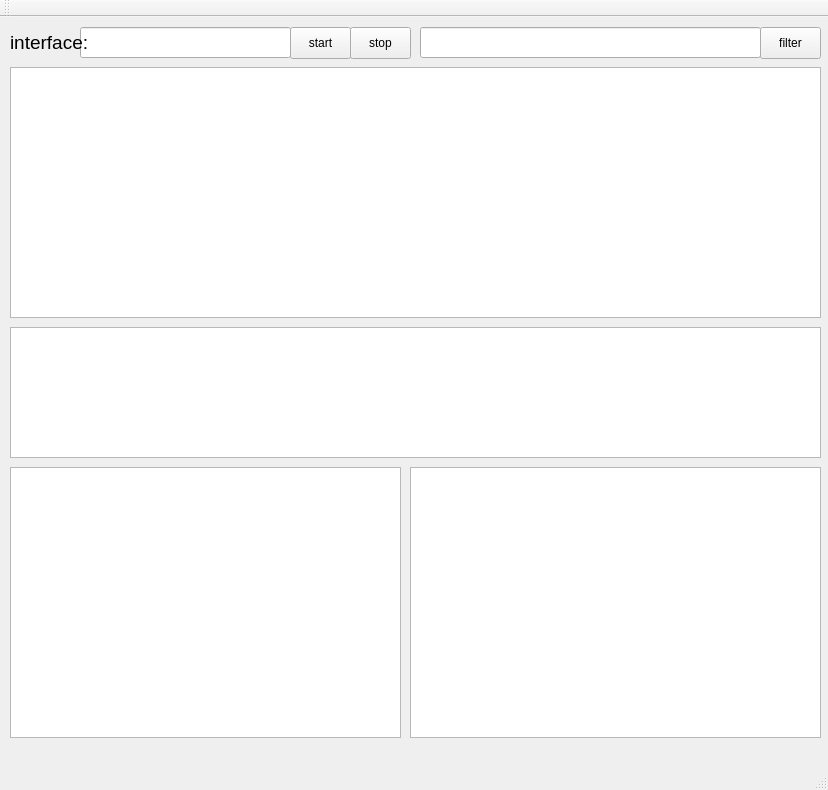
<?xml version="1.0" encoding="UTF-8"?>
<ui version="4.0">
 <class>MainWindow</class>
 <widget class="QMainWindow" name="MainWindow">
  <property name="geometry">
   <rect>
    <x>0</x>
    <y>0</y>
    <width>828</width>
    <height>790</height>
   </rect>
  </property>
  <property name="windowTitle">
   <string>MainWindow</string>
  </property>
  <widget class="QWidget" name="centralWidget">
   <widget class="QLineEdit" name="filter_edit">
    <property name="geometry">
     <rect>
      <x>420</x>
      <y>10</y>
      <width>341</width>
      <height>31</height>
     </rect>
    </property>
    <property name="text">
     <string/>
    </property>
   </widget>
   <widget class="QPushButton" name="filter">
    <property name="geometry">
     <rect>
      <x>760</x>
      <y>10</y>
      <width>61</width>
      <height>32</height>
     </rect>
    </property>
    <property name="text">
     <string>filter</string>
    </property>
   </widget>
   <widget class="QTableWidget" name="packet_table">
    <property name="geometry">
     <rect>
      <x>10</x>
      <y>50</y>
      <width>811</width>
      <height>251</height>
     </rect>
    </property>
   </widget>
   <widget class="QTextBrowser" name="raw_table">
    <property name="geometry">
     <rect>
      <x>10</x>
      <y>450</y>
      <width>391</width>
      <height>271</height>
     </rect>
    </property>
   </widget>
   <widget class="QTextBrowser" name="format_table">
    <property name="geometry">
     <rect>
      <x>410</x>
      <y>450</y>
      <width>411</width>
      <height>271</height>
     </rect>
    </property>
   </widget>
   <widget class="QPushButton" name="start">
    <property name="geometry">
     <rect>
      <x>290</x>
      <y>10</y>
      <width>61</width>
      <height>32</height>
     </rect>
    </property>
    <property name="text">
     <string>start</string>
    </property>
   </widget>
   <widget class="QLineEdit" name="interfaceEdit">
    <property name="geometry">
     <rect>
      <x>80</x>
      <y>10</y>
      <width>211</width>
      <height>31</height>
     </rect>
    </property>
   </widget>
   <widget class="QLabel" name="interfaeLabel">
    <property name="geometry">
     <rect>
      <x>10</x>
      <y>10</y>
      <width>81</width>
      <height>31</height>
     </rect>
    </property>
    <property name="font">
     <font>
      <pointsize>14</pointsize>
     </font>
    </property>
    <property name="text">
     <string>interface:</string>
    </property>
   </widget>
   <widget class="QPushButton" name="stop">
    <property name="geometry">
     <rect>
      <x>350</x>
      <y>10</y>
      <width>61</width>
      <height>32</height>
     </rect>
    </property>
    <property name="text">
     <string>stop</string>
    </property>
   </widget>
   <widget class="QTextBrowser" name="packet_info">
    <property name="geometry">
     <rect>
      <x>10</x>
      <y>310</y>
      <width>811</width>
      <height>131</height>
     </rect>
    </property>
   </widget>
  </widget>
  <widget class="QMenuBar" name="menuBar">
   <property name="geometry">
    <rect>
     <x>0</x>
     <y>0</y>
     <width>828</width>
     <height>22</height>
    </rect>
   </property>
  </widget>
  <widget class="QToolBar" name="mainToolBar">
   <attribute name="toolBarArea">
    <enum>TopToolBarArea</enum>
   </attribute>
   <attribute name="toolBarBreak">
    <bool>false</bool>
   </attribute>
  </widget>
  <widget class="QStatusBar" name="statusBar"/>
 </widget>
 <layoutdefault spacing="6" margin="11"/>
 <resources/>
 <connections/>
</ui>
